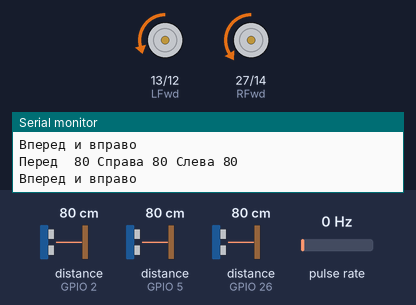
This sketch was run on a simulated ESP32. Shown: motor-driver pin pairs drawn as motors (green arrow = first pin HIGH = forward, orange = second pin HIGH = backward, longer = more drive), the last lines printed to the serial monitor. Wiring (inferred from the names in the program): 3 × ultrasonic range finder: trigger GPIO 4, echo GPIO 5 / trigger GPIO 15, echo GPIO 2 / trigger GPIO 25, echo GPIO 26; pulse sensor: data GPIO 34. Inputs (shaded band) come from the test bench; at power-on: distance to the obstacle (sensors on GPIO 26, GPIO 2, GPIO 5) 80 cm, pulse rate 0 Hz. The echo pulse lasts 58.3 µs per cm.

Above: at 1.7 s.
1.8 s: distance to the obstacle (sensor on GPIO 26) set to 2 cm
At 3.0 s:
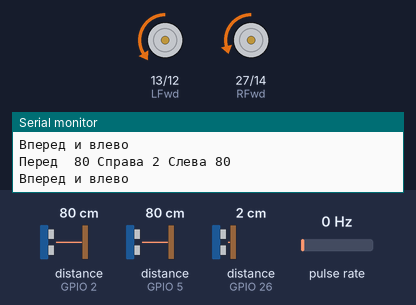
3.3 s: distance to the obstacle (sensor on GPIO 2) set to 15 cm
4.8 s: distance to the obstacle (sensor on GPIO 2) set to 12 cm
At 5.5 s:
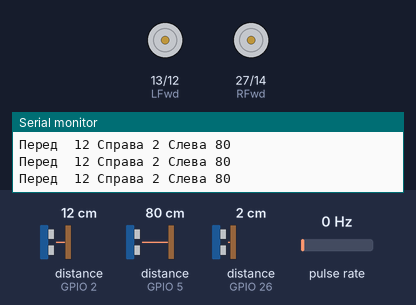
6.3 s: distance to the obstacle (sensor on GPIO 5) set to 19 cm
7.8 s: distance to the obstacle (sensor on GPIO 5) set to 15 cm
At 8.3 s:
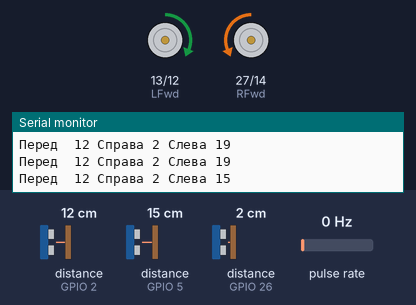
9.3 s: pulse rate (sensor on GPIO 34) set to 114 Hz
12.3 s: pulse rate (sensor on GPIO 34) set to 119 Hz
Timing chart, 0 to 15.3 s (numbered marks = the images above; inputs shaded):
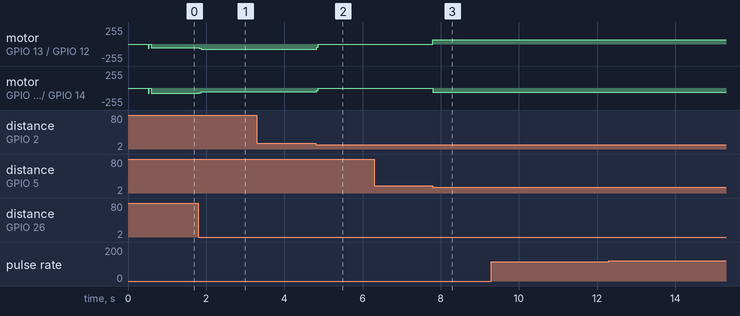

Measured:
- the behaviour switches between 14 and 13 cm on distance to the obstacle (sensor on GPIO 2) (found by bisection; images 1 and 2)
- the behaviour switches between 17 and 16 cm on distance to the obstacle (sensor on GPIO 5) (found by bisection; images 2 and 3)
- after the input at 1.8 s, motor on GPIO 13 (LFwd) / GPIO 12 (LBwd): backward 58/255 → backward 77/255 at once; motor on GPIO 27 (RFwd) / GPIO 14 (RBwd): backward 77/255 → backward 58/255 at once
- after the input at 4.8 s, motor on GPIO 13 (LFwd) / GPIO 12 (LBwd): backward 77/255 → stopped at once; motor on GPIO 27 (RFwd) / GPIO 14 (RBwd): backward 58/255 → stopped at once
- after the input at 7.8 s, motor on GPIO 13 (LFwd) / GPIO 12 (LBwd): stopped → forward 65/255 at once; motor on GPIO 27 (RFwd) / GPIO 14 (RBwd): stopped → backward 65/255 at once
- after the input at 9.3 s, every drawn part: stays the same

The sketch:

LAB_V3.ino
```cpp
int TRIGGER_PIN1=15;   // Вывод1 Trig подключен к 15-у порту (перед)
int ECHO_PIN1=2;     // Вывод1 Echo подключен к 2-у порту (перед)
int TRIGGER_PIN2=25;   // Вывод1 Trig подключен к 25-у порту (левая сторона)
int ECHO_PIN2=26;      // Вывод1 Echo подключен к 26-у порту (левая сторона)
int TRIGGER_PIN3=4 ;  // Вывод1 Trig подключен к 4-у порту (правая сторона)
int ECHO_PIN3=5;      // Вывод1 Echo подключен к 5-у порту (правая сторона)

int RFwd=27; //вращение правого колеса назад
int RBwd=14; //вращение правого колеса вперед
int LFwd=13; //вращение левого колеса назад
int LBwd=12; //вращение левого колеса вперед

int EncoderLeft=34;
int EncoderCount_L=0;
static byte pred_Cnt_L;
byte Cnt_L;

void setup() {
  Serial.begin(115200);

  pinMode(TRIGGER_PIN1, OUTPUT);
  pinMode(ECHO_PIN1, INPUT);

  pinMode(TRIGGER_PIN2, OUTPUT);
  pinMode(ECHO_PIN2, INPUT);

  pinMode(TRIGGER_PIN3, OUTPUT);
  pinMode(ECHO_PIN3, INPUT);

  pinMode (RFwd, OUTPUT);
  ledcSetup(0,500,8);
  ledcAttachPin(RFwd, 0);

  pinMode (LFwd, OUTPUT);
  ledcSetup(1,500,8);
  ledcAttachPin(LFwd, 1);

  pinMode (RBwd, OUTPUT);
  ledcSetup(2,500,8);
  ledcAttachPin(RBwd, 2);
  pinMode (LBwd, OUTPUT);
  ledcSetup(3,500,8);
  ledcAttachPin(LBwd, 3);

  pinMode(EncoderLeft, INPUT);
  attachInterrupt(34, doEncoderL, CHANGE);
  delay(500);

}

void loop() {

long distance_front, distance_right, distance_left, duration_front, duration_right, duration_left, distance_front_old;

//distance_front_old = distance_front;

//start:
digitalWrite(TRIGGER_PIN1, LOW);
delayMicroseconds(2);
digitalWrite(TRIGGER_PIN1, HIGH);
delayMicroseconds(5);
digitalWrite(TRIGGER_PIN1, LOW);
duration_front = pulseIn(ECHO_PIN1, HIGH);
//delay((15000-duration_front)/1000);
distance_front = duration_front/29/2;

//if (distance_front-distance_front_old>=40)
//{
  //goto start;
//}

digitalWrite(TRIGGER_PIN2, LOW);
delayMicroseconds(2);
digitalWrite(TRIGGER_PIN2, HIGH);
delayMicroseconds(5);
digitalWrite(TRIGGER_PIN2, LOW);
duration_right = pulseIn(ECHO_PIN2, HIGH);
//delay((15000-duration_right)/1000);
distance_right = duration_right/29/2;

digitalWrite(TRIGGER_PIN3, LOW);
delayMicroseconds(2);
digitalWrite(TRIGGER_PIN3, HIGH);
delayMicroseconds(5);
digitalWrite(TRIGGER_PIN3, LOW);
duration_left = pulseIn(ECHO_PIN3, HIGH);
//delay((15000-duration_left)/1000);
distance_left = duration_left/29/2;

Serial.print("Перед  ");
Serial.print(distance_front);
Serial.print(" Справа ");
Serial.print(distance_right);
Serial.print(" Слева ");
Serial.println(distance_left);

ledcWrite(0,0);
ledcWrite(1,0);
ledcWrite(2,0);
ledcWrite(3,0);


  //delay(100);
 /* Serial.print("Перед  ");
  Serial.println(sonar1.ping_cm());
  Serial.print("Справа ");
  Serial.println(sonar2.ping_cm());
  Serial.print("Слева ");
  Serial.println(sonar3.ping_cm());*/
  // 0 - левое назад
  // 1 - правое назад
  // 2 - левое вперед
  // 3 - правое вперед
 if(distance_left==0 && distance_right==0 && distance_front==0)
{
  ledcWrite(0,0);
  ledcWrite(1,0);
  ledcWrite(2,0);
  ledcWrite(3,0);

}

 if (distance_front>13)
 {
  if (distance_right>4 && distance_right<8)
  { Serial.println("Вперед");
    ledcWrite(2,65); //72
    ledcWrite(3,65);
  }
  if (distance_right>=8)
  {
    Serial.println("Вперед и вправо");
    ledcWrite(2,80); //75
    ledcWrite(3,60);
  }
  if (distance_right<=4)
  {
    Serial.println("Вперед и влево");
    ledcWrite(2,60);
    ledcWrite(3,80); //80
  }
 }
//if (distance_right<=3 && distance_left>10 &&distance_front<=10) nazad1();
//if (distance_left<=3 && distance_right>16 &&distance_front<=10) nazad2();
if (distance_left<=21 && distance_left>3 && distance_right>16 && distance_front<=13) dir();
if (distance_left>16 && distance_right>16 && distance_front<=13) dir();
if (distance_right<16 && distance_right>3 && distance_left>16 && distance_front<=13) left();
if (distance_right<=16&& distance_right!=0 && distance_left<=16 && distance_front<=13) back();
}

void doEncoderL(void)
{
   pred_Cnt_L=0;
   Cnt_L= digitalRead(EncoderLeft);
  // Serial.println(Cnt);

   if (Cnt_L!= pred_Cnt_L)
   {
     pred_Cnt_L=Cnt_L;
     EncoderCount_L++;

    // Serial.print("Cчетчик - ");
   // Serial.println(EncoderCount_L);
   }
}

void dir()  // поворот на 90 вправо
{ ledcWrite(0,0);
  ledcWrite(1,0);
  ledcWrite(2,0);
  ledcWrite(3,0);
  //delay(1000);

  EncoderCount_L=0;
while (EncoderCount_L<140)   //155
{
  ledcWrite(2,65);
  ledcWrite(1,65);
}
  ledcWrite(2,0);
  ledcWrite(1,0);
 // delay(1000);
}

void left() // поворот на 90 влево
{
  ledcWrite(0,0);
  ledcWrite(1,0);
  ledcWrite(2,0);
  ledcWrite(3,0);
 // delay(1000);

  EncoderCount_L=0;
while (EncoderCount_L<200)  //155
{
  ledcWrite(3,65);
  ledcWrite(0,65);
}
  ledcWrite(3,0);
  ledcWrite(0,0);
  //delay(1000);
}

void back() // поворот на 180 (вправо)
{
  ledcWrite(0,0);
  ledcWrite(1,0);
  ledcWrite(2,0);
  ledcWrite(3,0);
 // delay(1000);

  EncoderCount_L=0;
while (EncoderCount_L<345) //310
{
  ledcWrite(2,65);
  ledcWrite(1,65);
}
  ledcWrite(2,0);
  ledcWrite(1,0);
  //delay(1000);
}


/*void nazad1()
{ ledcWrite(0,0);
  ledcWrite(1,0);
  ledcWrite(2,0);
  ledcWrite(3,0);
  delay(1000);
  ledcWrite(1,90);
  ledcWrite(0,60);
  delay(500);
  ledcWrite(1,60);
  ledcWrite(0,90);
  delay(300);
  ledcWrite(0,0);
  ledcWrite(1,0);
  ledcWrite(2,0);
  ledcWrite(3,0);
}*/


/*

void nazad2()
{ ledcWrite(0,0);
  ledcWrite(1,0);
  ledcWrite(2,0);
  ledcWrite(3,0);
  delay(1000);
  ledcWrite(0,90);
  ledcWrite(1,60);
  delay(500);
  ledcWrite(0,60);
  ledcWrite(1,90);
  delay(300);
  ledcWrite(0,0);
  ledcWrite(1,0);
  ledcWrite(2,0);
  ledcWrite(3,0);
}
*/
```
